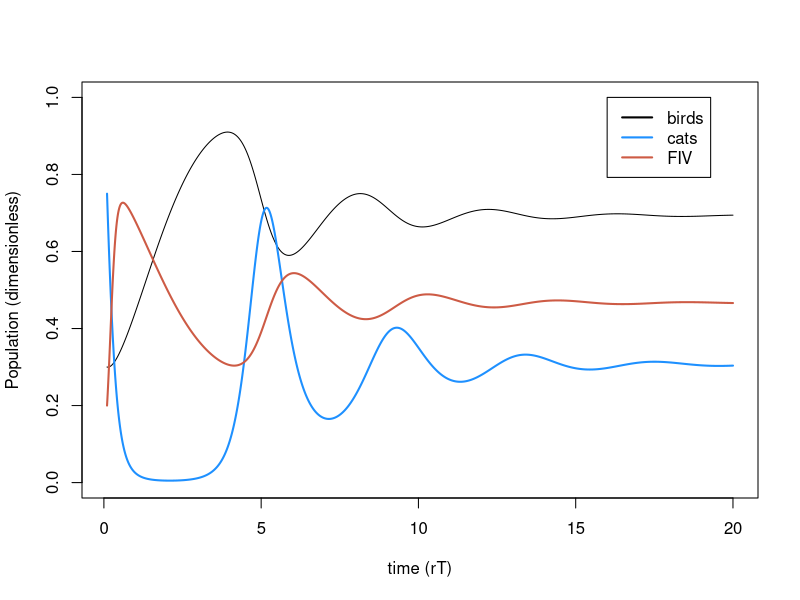
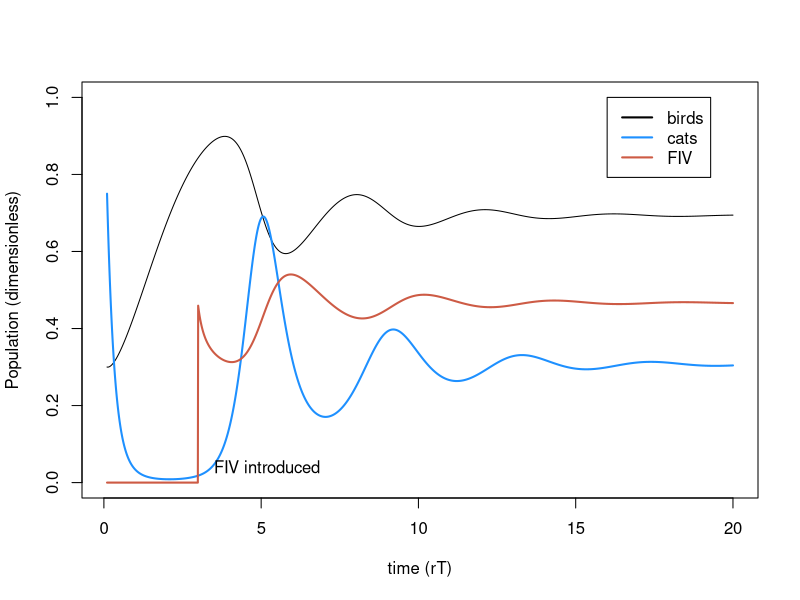
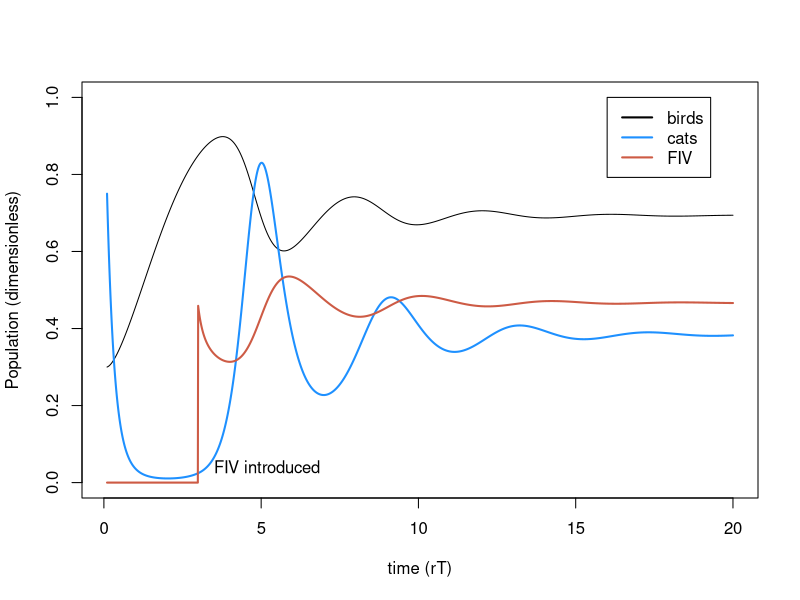
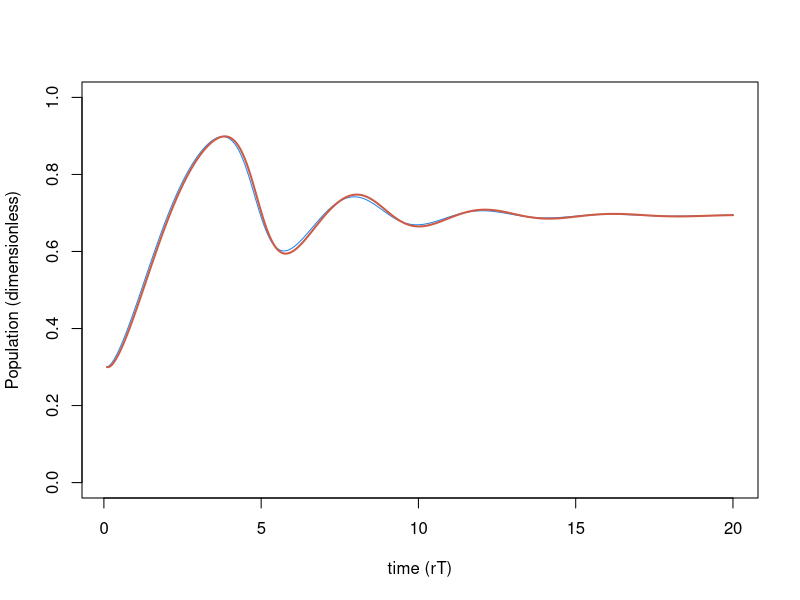

These figures' R source, in order:
## ---- chunk 1
##Variables
#N.v <- NaN    ## population size for victims (birds)
#N.p <- NaN    ## population size for predators (cats)
t.time.set <- seq(1, 200, length.out= 2000) ## time

##Parameter values##
#K <- NaN            # carrying capacity               (will be estimated from dimensionless parameters)
#u <- NaN            # predation rate                  (will be estimated from dimensionless parameters)
#beta.ma <- NaN      # contact rate for mass action    (will be estimated from dimensionless parameters)    

r.v <- 0.1          # per capita growth rate of birds in the model
a <- 0.03           # trophic conversion efficiency of cats
d.p <- 0.6          # natural per capita death rate of cats
beta.pm <- 1.5      # contact rate for proportionate mixing
delta <- 0.2        # virulence

#core equations
#B <- N.v/K
B.set <-seq(0, 1, length.out=20000)
#C <- N.p*u/r.v
t.set <- r.v*t.time.set

#dimensionless parameters
sigma.pm <- beta.pm/r.v
#sigma.pm.set <- seq(0,25, length.out = 20000)
#sigma.ma <- beta.ma * C/u 
#sigma.ma.set<- seq(0, 250, length.out = 20000)

#e <- alpha*u*K/r.v
e <- 10
#e.set <- seq(0, 25, length.out = 20000)
m <- d.p/r.v
alpha <- delta/r.v

## ---- chunk 2
B.simu1 <- NaN*t.set 
  B.simu1[1] <- .3
C.simu1 <- NaN*t.set
  C.simu1[1] <- .75
I.simu1 <- NaN*t.set
 I.simu1[1] <- 0.2

#for PM
for(i in 2:length(t.set)){
  
  dt <- t.set[i]-t.set[i-1]
  B <- B.simu1[i-1]
  C <- C.simu1[i-1]
  I <- I.simu1[i-1]
  
  dB <- (B*(1-B) -B*C) *dt
  dC <- (e*B*C - m*C - alpha*C*I)*dt
  dI <- (((sigma.pm - alpha)* (1-I) - e*B)*I) *dt
  
  B.simu1[i] <- B + dB
  C.simu1[i] <- C + dC
  I.simu1[i] <- I + dI
}

  
plot(t.set, B.simu1, type= "l", ylim= c(0, 1), ylab="Population (dimensionless)", xlab="time (rT)")  
lines(t.set,C.simu1,lwd=2,col='dodgerblue')
lines(t.set, I.simu1, lwd = 2, col= "coral3")
legend(x=16,y=1, col = c("black","dodgerblue","coral3"), lty=1,lwd=2,legend = c("birds", "cats", "FIV"))

## ---- chunk 3
B.simu2 <- NaN*t.set 
  B.simu2[1] <- .3
C.simu2 <- NaN*t.set
  C.simu2[1] <- .75
I.simu2 <- NaN*t.set
# I.simu2[1] <- 0
## ---- chunk 4
#for PM
for(i in 2:length(t.set)){
  
  	if(t.set[i] < 3){I.simu2[i-1] <- 0 } else { 
  	  if(t.set[i] == 3) {I.simu2[i-1] <- 0.2} else { I<- I.simu2[i-1]}}
	
  dt <- t.set[i]-t.set[i-1]
  B <- B.simu2[i-1]
  C <- C.simu2[i-1]
  #I.simu2[i-1]
  
  dB <- (B*(1-B) -B*C) *dt
  dC <- (e*B*C - m*C - alpha*C*I)*dt
  dI <- (((sigma.pm - alpha)* (1-I) - e*B)*I) *dt
  
  B.simu2[i] <- B + dB
  C.simu2[i] <- C + dC
  I.simu2[i] <- I + dI
}

plot(t.set, B.simu2, type= "l", ylim= c(0, 1), ylab="Population (dimensionless)", xlab="time (rT)")  
lines(t.set,C.simu2,lwd=2,col='dodgerblue')
lines(t.set, I.simu2, lwd = 2, col= "coral3")
legend(x=16,y=1, col = c("black","dodgerblue","coral3"), lty=1,lwd=2,legend = c("birds", "cats", "FIV"))
text(x=3.5, y=0.04, adj=0, label="FIV introduced")
## ---- chunk 5
#for PM
B.simu3 <- NaN*t.set 
  B.simu3[1] <- .3
C.simu3 <- NaN*t.set
  C.simu3[1] <- .75
I.simu3 <- NaN*t.set
#I.simu3[1] <- 0

for(i in 2:length(t.set)){
  
  	if(t.set[i] < 3){I.simu3[i-1] <- 0 } else { 
  	  if(t.set[i] == 3) {I.simu3[i-1] <- 0.2} else { I<- I.simu3[i-1]}}
	
  dt <- t.set[i]-t.set[i-1]
  B <- B.simu3[i-1]
  C <- C.simu3[i-1]
  #I.simu3[i-1]
  
  dB <- (B*(1-B) -B*C*(1/((I)+1)) - 0.25*B*I*C ) *dt
  dC <- (e*B*C - m*C - alpha*C*I)*dt
  dI <- (((sigma.pm - alpha)* (1-I) - e*B)*I) *dt
  
  B.simu3[i] <- B + dB
  C.simu3[i] <- C + dC
  I.simu3[i] <- I + dI
}

plot(t.set, B.simu3, type= "l", ylim= c(0, 1), ylab="Population (dimensionless)", xlab="time (rT)")  
lines(t.set,C.simu3,lwd=2,col='dodgerblue')
lines(t.set, I.simu3, lwd = 2, col= "coral3")
legend(x=16,y=1, col = c("black","dodgerblue","coral3"), lty=1,lwd=2,legend = c("birds", "cats", "FIV"))
text(x=3.5, y=0.04, adj=0, label="FIV introduced")
identical(I.simu3, I.simu2)

plot(t.set, B.simu3,type= "l", ylim= c(0, 1), ylab="Population (dimensionless)", xlab="time (rT)", col= 'Dodgerblue2')
lines(t.set, B.simu2, lwd=2, col= 'coral3')
